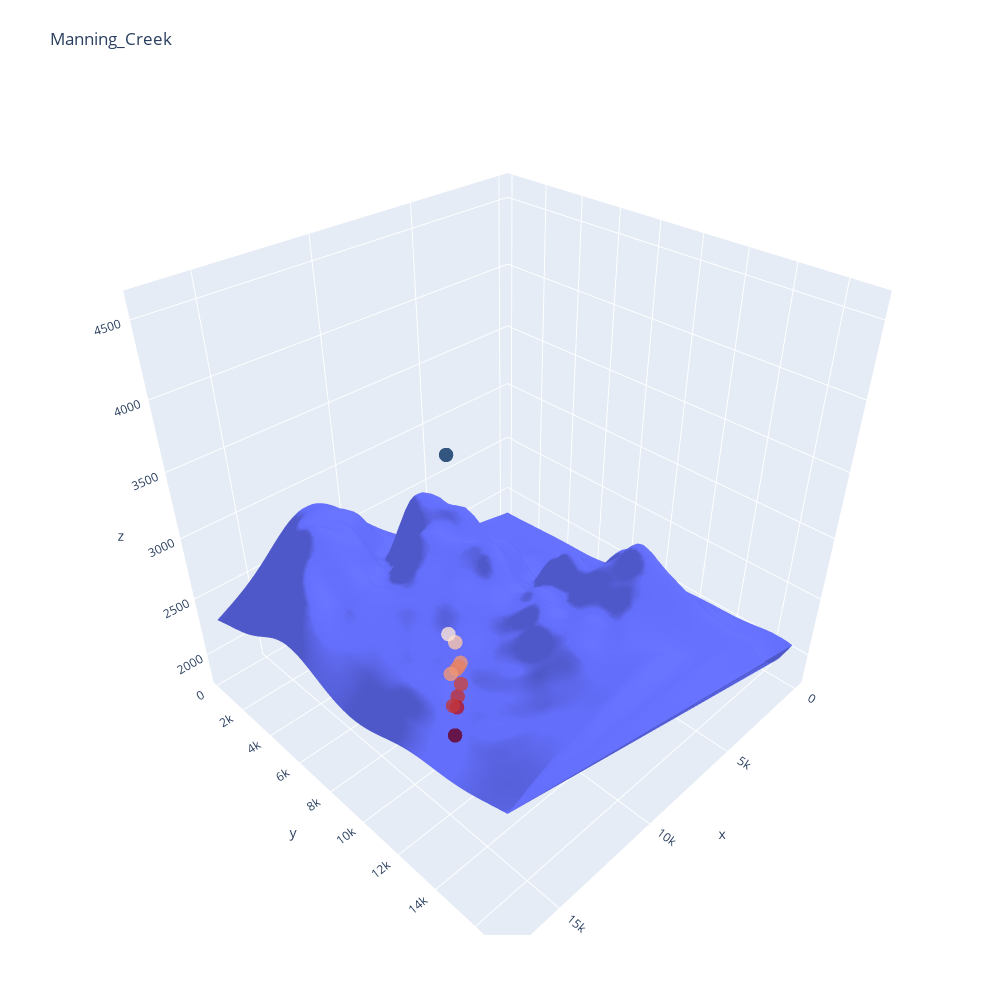

The notebook cell this image was saved under:
### Code cell
fig = go.Figure(data=[go.Mesh3d(x=X.values.flatten(), y=Y.values.flatten(), z=Z.values.flatten())])



fig.add_trace(go.Scatter3d(x=df['\t X'].values, 
                            y=df['\t Y'].values, 
                            z=df['\t Z'].values,
                            mode='markers',
                            name='markers',
                            marker = dict(
                                size = 5,
                                color = df['\t Z'].values,
                                colorscale ='RdBu',
                                opacity = 0.8
                                   )))

fig.update_layout(title=terrain, autosize=False,
                  width=1000, height=1000,
                  margin=dict(l=65, r=50, b=65, t=90))

fig.show()

### Figure 1 — Plotly figure (JSON) as saved in the notebook; plotly's stock layout.template omitted (floating-point values rounded to 4 significant figures; data arrays with more than 128 entries replaced by an {"elided": "..."} marker saying what was removed)
{"data": [{"type": "mesh3d", "x": {"elided": "4692 int values"}, "y": {"elided": "4692 int values"}, "z": {"elided": "4692 float values"}}, {"marker": {"color": [4585.0, 2875.0, 3110.0, 3041.0, 3151.0, 3493.0, 3120.0, 3313.0, 3347, 3298.0, 3352.0, 3621.0], "colorscale": [[0, "rgb(103,0,31)"], [0.1, "rgb(178,24,43)"], [0.2, "rgb(214,96,77)"], [0.3, "rgb(244,165,130)"], [0.4, "rgb(253,219,199)"], [0.5, "rgb(247,247,247)"], [0.6, "rgb(209,229,240)"], [0.7, "rgb(146,197,222)"], [0.8, "rgb(67,147,195)"], [0.9, "rgb(33,102,172)"], [1, "rgb(5,48,97)"]], "opacity": 0.8, "size": 5}, "mode": "markers", "name": "markers", "type": "scatter3d", "x": [16295, 16376, 16085, 16150, 15812, 16148, 16499, 16149, 16007, 15951, 16560, 16614], "y": [14073, 14044, 13913, 13938, 13783, 13969, 14148, 13976, 14019, 13860, 14182, 14216], "z": [4585.0, 2875.0, 3110.0, 3041.0, 3151.0, 3493.0, 3120.0, 3313.0, 3347, 3298.0, 3352.0, 3621.0]}], "layout": {"autosize": false, "height": 1000, "margin": {"b": 65, "l": 65, "r": 50, "t": 90}, "title": {"text": "Manning_Creek"}, "width": 1000}}
